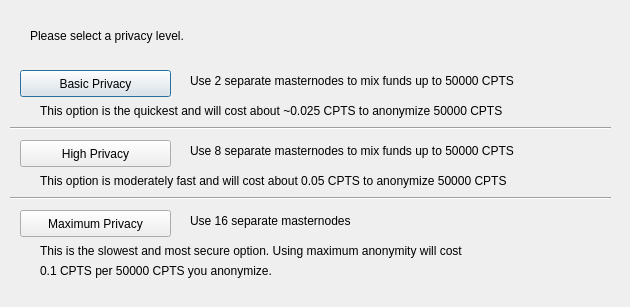
<?xml version="1.0" encoding="UTF-8"?>
<ui version="4.0">
 <class>ObfuscationConfig</class>
 <widget class="QDialog" name="ObfuscationConfig">
  <property name="geometry">
   <rect>
    <x>0</x>
    <y>0</y>
    <width>630</width>
    <height>307</height>
   </rect>
  </property>
  <property name="windowTitle">
   <string>Configure Obfuscation</string>
  </property>
  <widget class="QPushButton" name="buttonBasic">
   <property name="geometry">
    <rect>
     <x>20</x>
     <y>70</y>
     <width>151</width>
     <height>27</height>
    </rect>
   </property>
   <property name="text">
    <string>Basic Privacy</string>
   </property>
  </widget>
  <widget class="QPushButton" name="buttonHigh">
   <property name="geometry">
    <rect>
     <x>20</x>
     <y>140</y>
     <width>151</width>
     <height>27</height>
    </rect>
   </property>
   <property name="text">
    <string>High Privacy</string>
   </property>
  </widget>
  <widget class="QPushButton" name="buttonMax">
   <property name="geometry">
    <rect>
     <x>20</x>
     <y>210</y>
     <width>151</width>
     <height>27</height>
    </rect>
   </property>
   <property name="text">
    <string>Maximum Privacy</string>
   </property>
  </widget>
  <widget class="QLabel" name="label">
   <property name="geometry">
    <rect>
     <x>30</x>
     <y>20</y>
     <width>571</width>
     <height>31</height>
    </rect>
   </property>
   <property name="text">
    <string>Please select a privacy level.</string>
   </property>
  </widget>
  <widget class="QLabel" name="label_2">
   <property name="geometry">
    <rect>
     <x>190</x>
     <y>70</y>
     <width>421</width>
     <height>21</height>
    </rect>
   </property>
   <property name="text">
    <string>Use 2 separate masternodes to mix funds up to 50000 CPTS</string>
   </property>
  </widget>
  <widget class="QLabel" name="label_3">
   <property name="geometry">
    <rect>
     <x>190</x>
     <y>140</y>
     <width>411</width>
     <height>21</height>
    </rect>
   </property>
   <property name="text">
    <string>Use 8 separate masternodes to mix funds up to 50000 CPTS</string>
   </property>
  </widget>
  <widget class="QLabel" name="label_4">
   <property name="geometry">
    <rect>
     <x>190</x>
     <y>210</y>
     <width>421</width>
     <height>21</height>
    </rect>
   </property>
   <property name="text">
    <string>Use 16 separate masternodes</string>
   </property>
  </widget>
  <widget class="QLabel" name="label_6">
   <property name="geometry">
    <rect>
     <x>40</x>
     <y>100</y>
     <width>561</width>
     <height>21</height>
    </rect>
   </property>
   <property name="text">
    <string>This option is the quickest and will cost about ~0.025 CPTS to anonymize 50000 CPTS</string>
   </property>
  </widget>
  <widget class="QLabel" name="label_7">
   <property name="geometry">
    <rect>
     <x>40</x>
     <y>170</y>
     <width>561</width>
     <height>21</height>
    </rect>
   </property>
   <property name="text">
    <string>This option is moderately fast and will cost about 0.05 CPTS to anonymize 50000 CPTS</string>
   </property>
  </widget>
  <widget class="QLabel" name="label_8">
   <property name="geometry">
    <rect>
     <x>40</x>
     <y>240</y>
     <width>561</width>
     <height>21</height>
    </rect>
   </property>
   <property name="text">
    <string>This is the slowest and most secure option. Using maximum anonymity will cost</string>
   </property>
  </widget>
  <widget class="QLabel" name="label_9">
   <property name="geometry">
    <rect>
     <x>40</x>
     <y>260</y>
     <width>561</width>
     <height>21</height>
    </rect>
   </property>
   <property name="text">
    <string>0.1 CPTS per 50000 CPTS you anonymize.</string>
   </property>
  </widget>
  <widget class="Line" name="line">
   <property name="geometry">
    <rect>
     <x>10</x>
     <y>120</y>
     <width>601</width>
     <height>16</height>
    </rect>
   </property>
   <property name="orientation">
    <enum>Qt::Horizontal</enum>
   </property>
  </widget>
  <widget class="Line" name="line_2">
   <property name="geometry">
    <rect>
     <x>10</x>
     <y>190</y>
     <width>601</width>
     <height>16</height>
    </rect>
   </property>
   <property name="orientation">
    <enum>Qt::Horizontal</enum>
   </property>
  </widget>
 </widget>
 <resources/>
 <connections/>
</ui>
